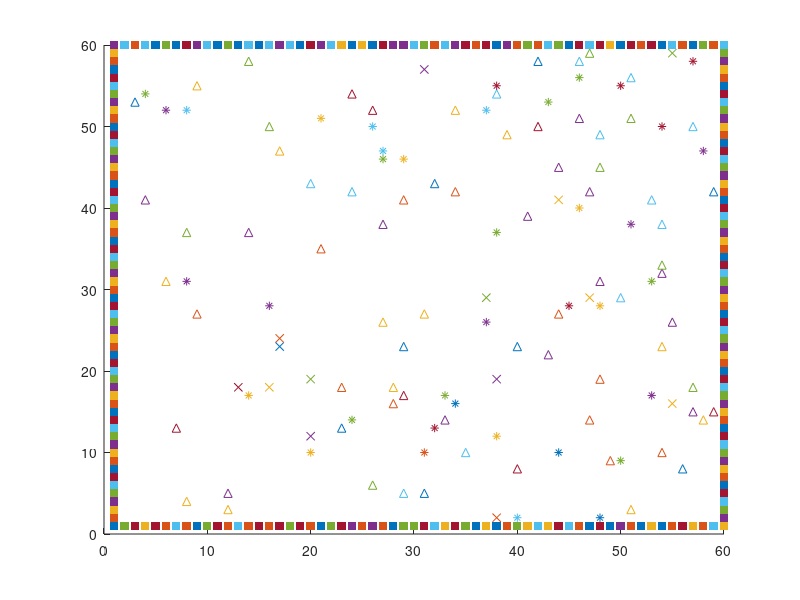

Recreate this plot in MATLAB. (Note: this script raises an error after producing the figure.)
clf
clear
figure(1)
clf
hold on;

testcount=0;
%Emotion Array
eMat=zeros(1,10000);
%Hunger Array
hMat=zeros(1,10000);
%Health Array
hlMat=zeros(1,10000);
%Age Array
aMat=zeros(1,10000);
%Border (Listed as 5)
mBorder = zeros(60);
mBorder(:,1) = 5;
mBorder(1,:) = 5;
mBorder(end,:) = 5;
mBorder(:,end) = 5;
border = 5;
%Blank Map
newMap = zeros(length(mBorder),length(mBorder),2);
% Grass (Listed as 2)
mGrass = (rand(length(mBorder))>0.98)*2;
mGrass(:,1) = 0;
mGrass(1,:) = 0;
mGrass(end,:) = 0;
mGrass(:,end) = 0;
grass = 2;
%Combine Matrices
mWorld(:,:,1) = mGrass + mBorder;
newMap(:,:,1) = newMap(:,:,1) + mBorder;
% Herbivores (Listed as 3)
mHerbivores = (rand(length(mBorder))>0.99)*3;
mHerbivores(:,1) = 0;
mHerbivores(1,:) = 0;
mHerbivores(end,:) = 0;
mHerbivores(:,end) = 0;
herbivore = 3;
%Predators (Listed as 4)
mPredators = (rand(length(mBorder))>0.996)*4;
mPredators(:,1) = 0;
mPredators(1,:) = 0;
mPredators(end,:) = 0;
mPredators(:,end) = 0;
predator = 4;
% Add Creatures to world matrix
%Herb
for i = 1:numel(mWorld(:,:,1))
    
    if(mWorld(i) ~= border && mWorld(i) ~= grass)
        mWorld(i) = mHerbivores(i);
    end
    
end
%Pred
for i = 1:numel(mWorld(:,:,1))
    
    if(mWorld(i) ~= border && mWorld(i) ~= grass && mWorld(i) ~= herbivore)
        mWorld(i) = mPredators(i);
    end
    
end
%
% Generate initial world plot
bcount=1;
bxc=0;
byr=0;
for i = 1:length(mWorld)
    
    for j =1:length(mWorld)
        if(mWorld(i,j) == border)
            scatter(i,j,"black",'filled','Marker','s')
            bxc(bcount)=i;
            byr(bcount)=j;
            bcount = bcount+1;
        elseif(mWorld(i,j) == grass)
            scatter(i,j,"green",'Marker','^');
        elseif(mWorld(i,j) == herbivore)
            scatter(i,j,"blue",'marker','*')
        elseif(mWorld(i,j) == predator)
            scatter(i,j,'red','marker','x')
        end
    end
    drawnow
end
%Set UIDs
aCount=0;
for i= 1:numel(mWorld(:,:,1))
    if(mWorld(i) ==3)
        %If Herbivore is discovered, add UID, add to count & add to list.
        [tr, tc] =ind2sub([length(mWorld) length(mWorld)],i);
        aCount = aCount +1;
        mWorld(tr,tc,2) = aCount;
        
    elseif(mWorld(i) == 4)
        %If Predator is discovered, do the same as above
        [tr, tc] =ind2sub([length(mWorld) length(mWorld)],i);
        aCount = aCount +1;
      
         mWorld(tr,tc,2) = aCount;
           elseif(mWorld(i) == 5)
        %If Border is discovered, do the same as above
        [tr, tc] =ind2sub([length(mWorld) length(mWorld)],i);
        aCount = aCount +1;
      
         mWorld(tr,tc,2) = aCount;
           elseif(mWorld(i) == 2)
        %If grass is discovered, do the same as above
        [tr, tc] =ind2sub([length(mWorld) length(mWorld)],i);
        aCount = aCount +1;
      
         mWorld(tr,tc,2) = aCount;
         
         
        
        
    end
    %UIDs will be assigned as such

end
% Set Hunger & Emotion to 1 ((full vs starving) and (content vs fear-ridden) and health for each living creature
for i= 1:numel(mWorld(:,:,2))
    [tr, tc] = ind2sub([length(mWorld) length(mWorld)],i);
    if(mWorld(tr,tc,2) ~= 0)
        hMat(mWorld(tr,tc,2)) = 1;
        eMat(mWorld(tr,tc,2)) = .9;
        hlMat(mWorld(tr,tc,2)) = 1;
    end
end
maturityAge=25;
%Steps for Sim loop
% A. Check Stats
    % 1. Determine Hunger
    % 2. Determine Emotion
    % 3. Tiredness
    % 4. Health
% B. Determine Action
    % 1.Eat
    % 2.Flee
    % 3.Sleep
    % 4.Group
    % 5.Wander
    % 6.Attack
    % 7.Hunt
    % 8.Defend
    % 9.Reproduce
    
%     Run Simulation
for k = 1:3200
    herbMat =[];
    predMat =[];
    grassMat =[];
    borderMat =[];
    carcassMat =[]; %These matrices are meant for graphical purposes (Drawing map)
    %amountOfCreatures=numel(find(mWorld(:,:,2)~=0)); %Instance of simulation will run for each living creature
   hMat= hMat -.02;
        
   
   tic

    for i = 1:numel(mWorld(:,:,1))
        skip=false;
        testcount = testcount+1;
        xInd = find(mWorld(:,:,2) == i); %Find Index
        if(sum(xInd(:))==0)
            continue;
        end
        oLoc = [0 0]; %Set variable as Array
        [oLoc(1), oLoc(2)] = ind2sub([length(mWorld) length(mWorld)],xInd); %Place coordinates of current creature in vector
        
        cUID = mWorld(oLoc(1),oLoc(2),2); %Grabbing Creature Unique ID
        type = mWorld(oLoc(1),oLoc(2),1); %Grabbing Creature Type

        if( hMat(cUID) <0)
            hMat(cUID)=0;
        end
        if(hlMat(cUID)<0)
            hlMat(cUID)=0;
        end
        if(type==1.5)
           aMat(cUID)= aMat(cUID)+1;
           if(aMat(cUID)>=20)
                mWorld(oLoc(1),oLoc(2),1) = 2; %Fertilizes
                newMap(oLoc(1),oLoc(2),1)=2;
                type = 2;
           end
        end
        if((type ==3) || (type ==4)) %Is this a creature
            if((aMat(cUID)~=900) && (aMat(cUID)~=999))
            aMat(cUID) = aMat(cUID)+1;
            end
            if(hMat(cUID)<=0) %If hunger is zero, health decreases
              hlMat(cUID)=hlMat(cUID)-.05;  
            end
          
            if(hlMat(cUID)<=0) %If creature health is 0 or less. Change to carcass
                if(type==3)
                mWorld(oLoc(1),oLoc(2),1) = 2.5; %2.5 represents carcass
                newMap(oLoc(1),oLoc(2),1)=2.5;
                type = 2.5;
                elseif(type==4)
                mWorld(oLoc(1),oLoc(2),1) = 1.5; %1.5 represents p carcass
                newMap(oLoc(1),oLoc(2),1)= 1.5;
                type = 1.5;
                aMat(cUID) =0;
                
                end
                
                %mWorld(oLoc(1),oLoc(2),2) = 0;   % Remove UID
                skip=true;
            end
            
            if(skip==false)
            %Look around
           [friendcount,frienddist,frLoc,enemycount,enemydist,enLoc,eUID,foodcount,fooddist,fLoc,aLoc,aUID]= sight(mWorld,cUID,aMat,maturityAge);
           
           %Process Emotion
           [nE] = emotion(eMat, hMat,frienddist,enemydist,friendcount,enemycount,foodcount,hlMat,cUID);
            
           %Think about what to do
           action=think(mWorld,cUID,eMat,hMat,fooddist,enemydist,hlMat,enemycount,foodcount,aMat,aUID,maturityAge);
           
           %Perform action
           [foodEaten,hlMat,newMap,hMat,aCount,aMat,eMat] = act(hMat,cUID,mWorld,enemydist,fooddist,hlMat,action,enLoc,fLoc,eUID,type,newMap,aCount,aLoc,aUID,aMat,eMat);
           if(foodEaten == true)
             if((mWorld(fLoc(1),fLoc(2),1)==2.5) || (mWorld(fLoc(1),fLoc(2),1)==2))
               mWorld(fLoc(1),fLoc(2),1) = 0;
               mWorld(fLoc(1),fLoc(2),2) = 0;
             end
               if(newMap(fLoc(1),fLoc(2),1) == 2.5 || (newMap(fLoc(1),fLoc(2),1) == 2))
                newMap(fLoc(1),fLoc(2),1) = 0;
                newMap(fLoc(1),fLoc(2),2) = 0;
              end
           end
           
           
            end
        end
       switch type
           case 3
               herbMat =cat(1,herbMat,oLoc);
               
           case 4
              predMat= cat(1,predMat,oLoc);
               
           case 2
             if(cUID~=0)  
               grassMat=   cat(1,grassMat,oLoc);
                newMap(oLoc(1),oLoc(2),2)=cUID;
                newMap(oLoc(1),oLoc(2),1)=type;
             end
           case 2.5
            if(cUID~=0)
               carcassMat=  cat(1,carcassMat,oLoc);
              newMap(oLoc(1),oLoc(2),2)=cUID;
              newMap(oLoc(1),oLoc(2),1)=type;
            end
             case 1.5
            if(cUID~=0)
               carcassMat=  cat(1,carcassMat,oLoc);
              newMap(oLoc(1),oLoc(2),2)=cUID;
              newMap(oLoc(1),oLoc(2),1)=type;
            end
           case 5
               if(cUID~=0)
                borderMat= cat(1,borderMat,oLoc);
                newMap(oLoc(1),oLoc(2),2)=cUID;
                newMap(oLoc(1),oLoc(2),1)=type;
               end
       end
       
       
    end
    if(length(grassMat)<500)
    %    Regenerate Trees
for l = 1:randi([1,5])
    empty = false;
    while empty == false
   r = randi([2,length(mWorld)-1]);
   c = randi([2,length(mWorld)-1]);
     if(newMap(r,c) == 0)
         aCount =aCount+1;
        grassMat=   cat(1,grassMat,[r c]);
         newMap(r,c,2)=aCount;
         newMap(r,c,1)=2;
       empty=true;
     end
    end
end
    end
    toc
        %Regen Creatures
     if(length(predMat)<=2)
       for l = 1:randi([5,10])
    empty = false;
    while empty == false
   r = randi([2,length(mWorld)-1]);
   c = randi([2,length(mWorld)-1]);
     if(newMap(r,c) == 0)
         aCount =aCount+1;
        predMat=   cat(1,predMat,[r c]);
         newMap(r,c,2)=aCount;
         newMap(r,c,1)=4;
                 hMat(aCount)=1;
        hlMat(aCount)=1;
        eMat(aCount)=1;
        aMat(aCount)=0;
       empty=true;
     end
    end
       end
     end
   if(length(herbMat)<=2)
        for l = 1:randi([5,10])
    empty = false;
    while empty == false
   r = randi([2,length(mWorld)-1]);
   c = randi([2,length(mWorld)-1]);
     if(newMap(r,c) == 0)
         aCount =aCount+1;
        herbMat=   cat(1,herbMat,[r c]);
         newMap(r,c,2)=aCount;
         newMap(r,c,1)=3;
                 hMat(aCount)=1;
        hlMat(aCount)=1;
        eMat(aCount)=1;
        aMat(aCount)=0;
       empty=true;
     end
    end
        end

    end
       
    herbTrack(k,1)=numel(herbMat);
    herbTrack(k,2)=k;
    grassTrack(k,1)=numel(grassMat);
    grassTrack(k,2)=k;
    predTrack(k,1)=numel(predMat);
    predTrack(k,2)=k;
    

 
    redraw(mWorld,herbMat,predMat,grassMat,carcassMat,borderMat,herbTrack,grassTrack,predTrack);
    drawnow
    mWorld = newMap;
    newMap = zeros(length(mWorld),length(mWorld),2);
    %newMap(:,:,1) = newMap(:,:,1) + mBorder;
    
    
    
end
%Redraw Map
function redraw(mWorld,herbMat,predMat,grassMat,carcassMat,borderMat,hcount,gcount,pcount)
figure(1)  
hold off;
    scatter(1,1,'marker','none');
    hold on;
    scatter(length(mWorld),length(mWorld),'marker','none');
    %Plot initial map
    
    
    if(sum(predMat(:))~=0)
    % Pred
    scatter(predMat(:,2),predMat(:,1),'red','marker','x')
    end
    
    if(sum(grassMat(:))~=0)
    %  Grass
    scatter(grassMat(:,2),grassMat(:,1),'green','marker','^')
    end
    
    if(sum(herbMat(:))~=0)
    %   Herb
    
    scatter(herbMat(:,2),herbMat(:,1),'blue','marker','*')
    end
    
    if(sum(carcassMat(:))~=0)
    %   Carcass
    scatter(carcassMat(:,2),carcassMat(:,1),'black','marker','x')
    end
    
    if(sum(borderMat(:))~=0)
    %  Border
    scatter(borderMat(:,2),borderMat(:,1),'black','filled','Marker','s')
    end
    
    figure(2)
    hold on;
    plot(hcount(:,2),hcount(:,1),'b');
    title('Population Count');
    xlabel('Years');
    ylabel('Amount')
%     plot(gcount(:,2),gcount(:,1),'g');
    plot(pcount(:,2),pcount(:,1),'r');
    
    legend('Herbivores','Predators')%,'Plants')
    % end
    %drawnow
end
%function for processing emotion
function [nE] =emotion(eMat, hMat,frienddist,enemydist,friendcount,enemycount,foodcount,hlMat,UID)
    %Weight for each input on emotion
    hungerWeight = 0.07;
    healthWeight = .33;
    nearCreatureWeight = 0.40;
    nearFoodWeight = .05;%*(1+hungerWeight);
    distCreatureWeight = .15;
    
    distCreature = frienddist/enemydist;
    if(distCreature==inf)
        distCreature=1;
    end
    distCreature = distCreature-1;
    nearCreature = friendcount/enemycount;
    if(enemycount==0)
        nearCreature=1;
    end
    nearCreature=nearCreature-1;
    
    
    %Combine weights to emotion
    cHl = hlMat(UID);
    cE= eMat(UID);
    cH = hMat(UID);
%     .6 in line are threshold values
    pEmotion = ((hungerWeight*(cH-.6))+(healthWeight*(cHl-.6))+(nearCreature*nearCreatureWeight)...
        +(((foodcount/48)*nearFoodWeight))+(distCreature*distCreatureWeight));
    nE = cE+pEmotion;
      if(nE>1)
            nE=1;
      elseif(nE<0)
          nE=0;
      end
end
    
%function for Seeing
function[friendcount,frienddist,frLoc,enemycount,enemydist,enLoc,eUID,foodcount,fooddist,fLoc,aLoc,aUID]= sight(mWorld,UID,aMat,age)



    sCardinal = 8;
    cIX = find(mWorld(:,:,2)==UID);
    [tr,tc] = ind2sub([length(mWorld) length(mWorld)], cIX);
    type = mWorld(tr,tc,1);
    switch type
        case 3
            sRange = 12;
        case 4
            sRange = 14;
    end
    oLoc = [tr tc];
    eUID=0;
    %Determine distance,type and count of everything in range
    pcount=0;
    hcount=0;
    fcount=0;
    pdist=inf;
    hdist=inf;
    fdist=inf;
    aUID =0;
    aLoc=[inf inf];
    %A loop is used to scan everything within a 7x7 area
%         The norm function is used to determine distances. Everytime an
%         object is found it is counted and its distance from the local
%         origin is recorded.
    for i = -sRange:sRange
        for j = -sRange:sRange
            if(((tr+i)<=0) ||((tc+j)<=0) || ((tr+i)>length(mWorld)) ||((tc+j)>length(mWorld)))
                continue;
            end
            xLoc = [(tr+i) (tc+j)];
           
            %grass
            if(mWorld(tr+i,tc+j,1)== 2)
                if(type ==3)
                    fcount = fcount +1;
                        if(norm(xLoc-oLoc)<fdist)
                            fdist = norm(xLoc-oLoc);
                            fLoc=xLoc;
                        end
                end
                %dead herb
            elseif(mWorld(tr+i,tc+j,1)== 2.5)
                if(type==4)
                 fcount = fcount+1;
                  if(norm(xLoc-oLoc)<fdist)
                    fdist = norm(xLoc-oLoc);
                    fLoc=xLoc;
                  end
                end
                  %herb
            elseif(mWorld(tr+i,tc+j,1)== 3)
                hcount = hcount+1;
                     if((norm(xLoc-oLoc)<hdist)&&(norm(xLoc-oLoc)~=0))
                        hdist = norm(xLoc-oLoc);
                        hLoc=xLoc;
                        if((aMat(mWorld(hLoc(1),hLoc(2),2))>=age) &&(type ==3)&&(aMat(mWorld(hLoc(1),hLoc(2),2))~=900))
                           aLoc=hLoc;
                           aUID=mWorld(hLoc(1),hLoc(2),2);
                        end
                     end
                
            %pred
            elseif(mWorld(tr+i,tc+j,1)== 4)
                 pcount = pcount+1;
                  if((norm(xLoc-oLoc)<pdist)&&(norm(xLoc-oLoc)~=0))
                    pdist = norm(xLoc-oLoc);
                    pLoc=xLoc;
                        if((aMat(mWorld(pLoc(1),pLoc(2),2))>=age) &&(type ==4)&&(aMat(mWorld(pLoc(1),pLoc(2),2))~=900))
                           aLoc=pLoc;
                           aUID=mWorld(pLoc(1),pLoc(2),2);
                        end
                  end
            end
        end
    end
    
    if(hcount ==0)
        hLoc = [inf inf];
        hdist = inf;
    end
    if(pcount==0)
        pLoc = [inf inf];
        pdist = inf;
    end
    if(fcount==0)
        fLoc = [inf inf];
        fdist = inf;
    end
    
   if(type==3)
           if(hcount <=1)
        hLoc = [inf inf];
        hdist = inf;
            end
       friendcount=hcount-1;
       enemycount=pcount;
       foodcount=fcount;
       frienddist=hdist;
       frLoc=hLoc;
       enemydist=pdist;
       enLoc=pLoc;
       fooddist=fdist;
       if(pcount~=0)
         eUID= mWorld(enLoc(1),enLoc(2),2);
       else
           eUID=0;
       end
   elseif(type==4)
           if(pcount<=1)
        pLoc = [inf inf];
        pdist = inf;
            end
        friendcount=pcount-1;
       enemycount=hcount;
       foodcount=fcount;
       frienddist=pdist;
       frLoc=pLoc;
       enemydist=hdist;
       enLoc=hLoc;
       fooddist=fdist;
       if(hcount ~=0)
         eUID= mWorld(enLoc(1),enLoc(2),2);
       else
           eUID=0;
       end
   end
end
            
%function for deciding action
function action=think(mWorld,UID,eMat,hMat,fooddist,enemydist,hlMat,enemycount,foodcount,aMat,aUID,age)
%    Can move, attack, eat or rest
    action = "wander";
    cE = eMat(UID);
    cH = hMat(UID);
    cHl = hlMat(UID);
    hhungerThresh = .33;
    hhealthThresh =.65;
    hemotionThresh=.75;
    phungerThresh = .55;
    phealthThresh =.45;
    pemotionThresh=.25;
    
     cIX = find(mWorld(:,:,2)==UID);
    [tr,tc] = ind2sub([length(mWorld) length(mWorld)], cIX);
    type = mWorld(tr,tc,1); %Type 3 is herb, 4 is pred
    
%Will Rest if health is lower than hunger if food is in range, or if hunger is
%over a threshold and there is no food in sight (and no enemies)
% Will move if high health and low food meter and there is no food, if there is an
% enemy present, if food meter 
%Will attack if enemy is adjacent, health is above threshold, and emotion
%is above threshold
%Will eat if food is adjacent, hunger is less than one, there are no
%enemies and is not resting
% *****Are we pred or herb
    if(type==3)
        
        %Should we rest, eat, wander, attack
        %Reproduce
        if((aMat(UID)>=age)&&(enemycount==0)&&(cHl>hhealthThresh)&&(cH>hhungerThresh)&&(cE>hemotionThresh)&& (aUID ~=0)&&(aMat(UID)~=900))
            action ='rep';
        
        %Rest
        elseif((((cHl<cH)&& (foodcount~=0) )||((cH>hhungerThresh)&& (foodcount==0)))&&(enemycount==0)&&(cHl<hhealthThresh))
            action ='rest';
        
        %eat
        elseif((cH<1)&&(enemycount==0)&&(foodcount>=1))
            action='eat';
        
        
        %Attack
        elseif((enemycount>=1)&&(cHl>hhealthThresh)&&(cE>hemotionThresh)&&(enemydist<=3))
            action='attack';
        
        %Flee
        elseif(((cHl<hhealthThresh)||(cE<hemotionThresh))&&(enemycount>=1))
            action='flee';
        
        %Wander
        else
            action='wander';
        end
       
    
    end
     if(type==4)
        
        %Should we rest, eat, wander, attack 
        
        %Reproduce
        if((aMat(UID)>=age)&&(enemydist>=3)&&(cHl>phealthThresh)&&(cH>phungerThresh)&&(cE>pemotionThresh)&& (aUID ~=0)&&(aMat(UID)~=900))
            action ='rep';
        
        %Rest
        elseif((((cHl<cH)&& (foodcount~=0) )||(cH>phungerThresh)&& (foodcount==0))&&(enemydist>=2)&&(cHl<phealthThresh))
            action ='rest';
        

        %eat
        elseif((cH<1)&&(enemydist>=2)&&(foodcount>=1))
            action='eat';
        
        
        %Attack
        elseif((enemycount>=1)&&(cHl>phealthThresh)&&(cE>pemotionThresh)&&(foodcount<3)&&(cH<=(phungerThresh+.11)))
            action='attack';
        %Flee
        elseif(((cHl<phealthThresh)||(cE<pemotionThresh)&&(enemycount>=1)))
            action='flee';
        
        %wander
        else
            action='wander';
        end
       
    
    end
end
%function for performing action
function [foodEaten,hlMat,newMap,hMat,aCount,aMat,eMat]=act(hMat,UID,mWorld,enemydist,fooddist,hlMat,action,enLoc,fLoc,eUID,type,newMap,aCount,aLoc,aUID,aMat,eMat)
    %Possiblities: Move toward,flee,eat,attack,wander,rest
    cIX = find(mWorld(:,:,2)==UID);
    [tr,tc] = ind2sub([length(mWorld) length(mWorld)], cIX);
    oLoc = [tr tc];
    cHl=hlMat(UID);
    nLoc = oLoc;
    if(enemydist ~= inf)
        eHl=hlMat(eUID);
    end
    cH=hMat(UID);
    pDam=.10;
    hDam=.01;
    foodEaten = false;
   
    %Attack
    if(strcmpi(action,'attack'))
        %If enemy is next to, attack
        if(norm(oLoc-enLoc)==1)
        %Pred attack
            if(type==4)
                eHl=eHl-pDam;
                hlMat(eUID)=eHl;
        %Herb attack    
            elseif(type==3)
                eHl=eHl-hDam;
                hlMat(eUID)=eHl;
            end
        end
        %If enemy is not next to, move closer
        if((norm(oLoc-enLoc)>1))    
            for i= -1:1
                for j=-1:1
                    dLoc = [(oLoc(1)+i) (oLoc(2)+j)];
                    if((norm(dLoc-enLoc)<enemydist)&&(newMap(dLoc(1),dLoc(2))==0)&&(mWorld(dLoc(1),dLoc(2))==0))
                        enemydist=norm(dLoc-enLoc);
                        nLoc = dLoc;
                    end
                    
                end
            end 
        end
        newMap(nLoc(1),nLoc(2),2)=UID;
        newMap(nLoc(1),nLoc(2),1)=type;
        
        %Rep
    elseif(strcmpi(action,'rep'))
      
          %If friend is next to, rep
        if((norm(oLoc-aLoc)==1)&&(aMat(aUID)>=999)&& (aMat(aUID)~=900))
        %rep
        prod = randi([2 5]);
          for f = 1:prod
               repStatus=false;
          pathSel = false;
        count =0;
        while(pathSel == false)
                   
            nLoc(1) = nLoc(1)+randi([-1 1]);
            nLoc(2) = nLoc(2)+randi([-1 1]);
            if ((nLoc(1)<=0)||(nLoc(2)<=0) || (nLoc(1)>=length(mWorld)) || (nLoc(2) >= length(mWorld)))
                count=count+1;
                if(count>=8)
                    repStatus = false;
                    pathSel=true;
                end
                continue;
            end
            if((mWorld(nLoc(1),nLoc(2))==0)&&(newMap(nLoc(1),nLoc(2))==0))
                pathSel = true;
                repStatus = true;
            end
        end
        
        aMat(aUID) = 0;
        aMat(UID) = -5;
        newMap(oLoc(1),oLoc(2),2)=UID;
        newMap(oLoc(1),oLoc(2),1)=type;
        if(repStatus == true)
            aCount=aCount+1;
        newMap(nLoc(1),nLoc(2),2)=aCount;
        newMap(nLoc(1),nLoc(2),1)=type;
        hMat(aCount)=1;
        hlMat(aCount)=1;
        eMat(aCount)=1;
        aMat(aCount)=0;
        end
          end
        elseif((aMat(aUID) ~= 999)&&(norm(oLoc-aLoc)==1))
            aMat(UID) = 999;
            newMap(oLoc(1),oLoc(2),2)=UID;
            newMap(oLoc(1),oLoc(2),1)=type;
         
        end
        %If mate is not next to, move closer
        if((norm(oLoc-aLoc)>1))    
            adist = norm(oLoc-aLoc);
            for i= -1:1
                for j=-1:1
                    dLoc = [(oLoc(1)+i) (oLoc(2)+j)];
                    
                    if((norm(dLoc-aLoc)<adist)&&(newMap(dLoc(1),dLoc(2))==0)&&(mWorld(dLoc(1),dLoc(2))==0))
                        adist=norm(dLoc-aLoc);
                        nLoc = dLoc;
                    end
                    
                end
            end
         newMap(nLoc(1),nLoc(2),2)=UID;
         newMap(nLoc(1),nLoc(2),1)=type;
        end

        
    %Eat
    elseif(strcmpi(action,'eat'))
          %If food is next to, eat
        if(norm(oLoc-fLoc)==1)
        %StartEating
        if(type==3)
                cH=cH+(.15);
        elseif(type==4)
                cH=cH+(.85);
        end
                if(cH>1)
                    cH=1;
                end   
                foodEaten = true;
                hMat(UID)=cH;
            
        end
        %If food is not next to, move closer
        if(norm(oLoc-fLoc)>1)    
            for i= -1:1
                for j=-1:1
                    dLoc = [(oLoc(1)+i) (oLoc(2)+j)];
                    if((norm(dLoc-fLoc)<fooddist)&&(mWorld(dLoc(1),dLoc(2))==0)&&(newMap(dLoc(1),dLoc(2))==0))
                       fooddist = norm(dLoc-fLoc);
                        nLoc = dLoc;
                    end
                    
                end
            end
        end
            newMap(nLoc(1),nLoc(2),2)=UID;
            newMap(nLoc(1),nLoc(2),1)=type;
    elseif(strcmpi(action,'rest'))
        %Heal
        cHl = cHl+.05;
        if(cHl>1)
        cHl=1;
        end
            newMap(nLoc(1),nLoc(2),2)=UID;
            newMap(nLoc(1),nLoc(2),1)=type;
        %Wander    
    elseif(strcmpi(action,'wander'))
        
        %Random Walk
        pathSel = false;
        count =0;
        while(pathSel == false)
                   
            nLoc(1) = nLoc(1)+randi([-1 1]);
            nLoc(2) = nLoc(2)+randi([-1 1]);
            if ((nLoc(1)<=0)||(nLoc(2)<=0) || (nLoc(1)>=length(mWorld)) || (nLoc(2) >= length(mWorld)))
                count=count+1;
                if(count>=8)
                    nLoc=oLoc;
                    pathSel=true;
                end
                continue;
            end
            if((mWorld(nLoc(1),nLoc(2))==0)&&(newMap(nLoc(1),nLoc(2))==0))
                pathSel = true;
            end
        end
        newMap(nLoc(1),nLoc(2),2)=UID;
        newMap(nLoc(1),nLoc(2),1)=type;
        
        
        %Flee    
    elseif(strcmpi(action,'flee'))
        %Flee away from closest enemy
        count = 0;
        
            for i= -1:1
                if((type==3) && (enemydist==1))
                    nLoc=oLoc;
                    break;
                end
                for j=-1:1
                    dLoc = [(oLoc(1)+i) (oLoc(2)+j)];
                    if((norm(dLoc-enLoc)>enemydist)&&(mWorld(dLoc(1),dLoc(2))==0)&&(newMap(dLoc(1),dLoc(2))==0))
                        if(count==0)
                            nLoc=dLoc;
                            count=1;
                            continue;
                        end
                        if((norm(dLoc-enLoc)>enemydist)&&(mWorld(dLoc(1),dLoc(2))==0)&&(newMap(dLoc(1),dLoc(2))==0))
                            enemydist= norm(dLoc-enLoc);
                            nLoc=dLoc;
                        end
                    end
                    
                end
            end
        newMap(nLoc(1),nLoc(2),2)=UID;
        newMap(nLoc(1),nLoc(2),1)=type;
    end
   
end

